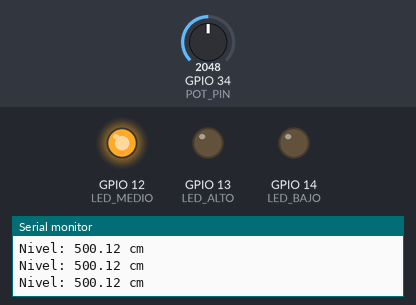
This sketch was run on a simulated ESP32. Parts: output pins drawn as LEDs (lit = HIGH), the last lines printed to the serial monitor. The inputs (shaded band) are chosen by the test bench; at power-on: GPIO 34 (POT_PIN) = 2048. WiFi joins after 1.5 s; servers stay silent unless stated; no MQTT or app messages arrive unless stated.

Above: at 2.8 s.
2.9 s: GPIO 34 (POT_PIN) set to 2432
4.4 s: GPIO 34 (POT_PIN) set to 2494
At 5.6 s:
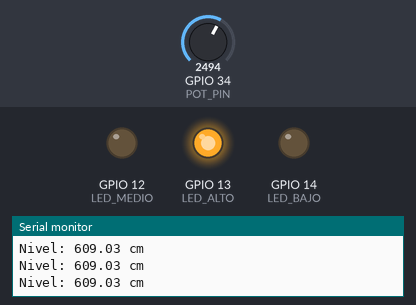
5.9 s: GPIO 34 (POT_PIN) set to 1228
At 7.0 s:
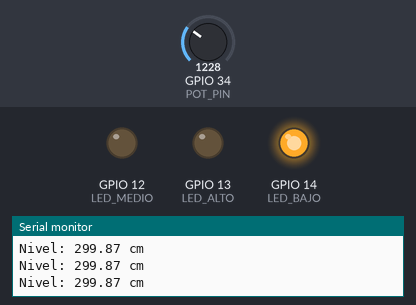
7.5 s: GPIO 34 (POT_PIN) set to 1266
At 8.4 s:
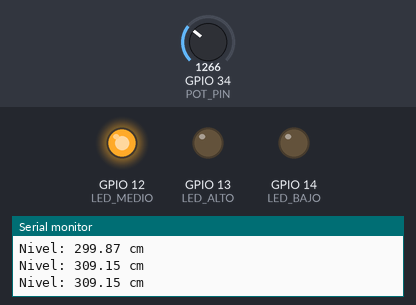
9.1 s: GPIO 34 (POT_PIN) set to 560
At 9.7 s:
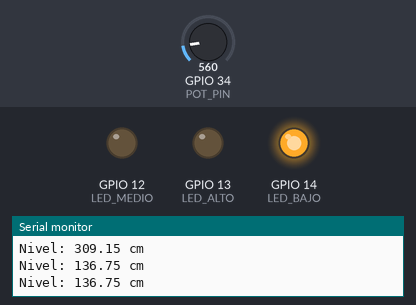
Timing chart, 0 to 11.7 s (numbered marks = the images above; inputs shaded):
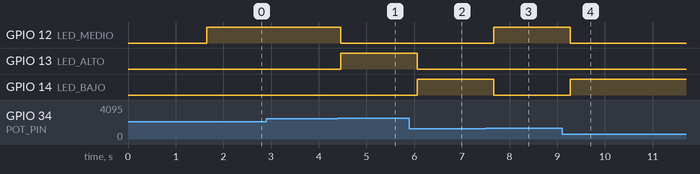

Measured:
- the behaviour switches between 2457 and 2458 on GPIO 34 (POT_PIN) (found by bisection; images 0 and 1)
- the behaviour switches between 1228 and 1229 on GPIO 34 (POT_PIN) (found by bisection; images 2 and 3)
- after the input at 4.4 s, GPIO 12 (LED_MEDIO): HIGH → LOW after 0.06 s; GPIO 13 (LED_ALTO): LOW → HIGH after 0.06 s
- after the input at 5.9 s, GPIO 13 (LED_ALTO): HIGH → LOW after 0.16 s; GPIO 14 (LED_BAJO): LOW → HIGH after 0.16 s
- after the input at 7.5 s, GPIO 12 (LED_MEDIO): LOW → HIGH after 0.17 s; GPIO 14 (LED_BAJO): HIGH → LOW after 0.17 s
- after the input at 9.1 s, GPIO 12 (LED_MEDIO): HIGH → LOW after 0.17 s; GPIO 14 (LED_BAJO): LOW → HIGH after 0.17 s

The sketch:

sketch.ino
```cpp
#include <WiFi.h>
#include <PubSubClient.h>

// --------------- PINES ------------------
#define POT_PIN 34   // Potenciómetro (Sensor de nivel)
#define LED_BAJO 14  // LED Rojo
#define LED_MEDIO 12 // LED Naranja
#define LED_ALTO 13  // LED Verde

// ---------------- WIFI ------------------
const char* ssid = "Wokwi-GUEST";
const char* password = "";

// ---------------- BROKER MQTT ------------
const char* mqtt_server = "broker.hivemq.com";

WiFiClient espClient;
PubSubClient client(espClient);

const char* topic_analogico = "analogico";

// ----------------------------------------
void setup_wifi() {
  Serial.println("Conectando a WiFi");
  WiFi.begin(ssid, password);

  while (WiFi.status() != WL_CONNECTED) {
    delay(400);
    Serial.print(".");
  }

  Serial.println("\nWiFi Conectado!");
  Serial.print("IP: ");
  Serial.println(WiFi.localIP());
}

// ----------------------------------------
void reconnect() {
  while (!client.connected()) {
    Serial.print("Conectando MQTT...");
    if (client.connect("ESP32_NIVELADOR")) {
      Serial.println("Conectado!");
    } else {
      Serial.print("Fallo, rc=");
      Serial.print(client.state());
      Serial.println(" Reintentando en 5s...");
      delay(5000);
    }
  }
}

// ----------------------------------------
void setup() {
  Serial.begin(115200);

  pinMode(LED_BAJO, OUTPUT);
  pinMode(LED_MEDIO, OUTPUT);
  pinMode(LED_ALTO, OUTPUT);

  setup_wifi();
  client.setServer(mqtt_server, 1883);
}

// ----------------------------------------
void loop() {
  if (!client.connected()) reconnect();
  client.loop();

  // Leer potenciómetro (0 - 4095)
  int rawValue = analogRead(POT_PIN);

  // Mapear a nivel en centímetros (0 - 1000)
  float nivel_cm = map(rawValue, 0, 4095, 0, 100000) / 100.0;

  // Mostrar por serial
  Serial.print("Nivel: ");
  Serial.print(nivel_cm);
  Serial.println(" cm");

  // Publicar a MQTT
  client.publish(topic_analogico, String(nivel_cm).c_str());

  // ----------------- LEDS ------------------
  if (nivel_cm <= 300) {
    digitalWrite(LED_BAJO, HIGH);
    digitalWrite(LED_MEDIO, LOW);
    digitalWrite(LED_ALTO, LOW);
  }
  else if (nivel_cm <= 600) {
    digitalWrite(LED_BAJO, LOW);
    digitalWrite(LED_MEDIO, HIGH);
    digitalWrite(LED_ALTO, LOW);
  }
  else {
    digitalWrite(LED_BAJO, LOW);
    digitalWrite(LED_MEDIO, LOW);
    digitalWrite(LED_ALTO, HIGH);
  }

  delay(400);
}
```
